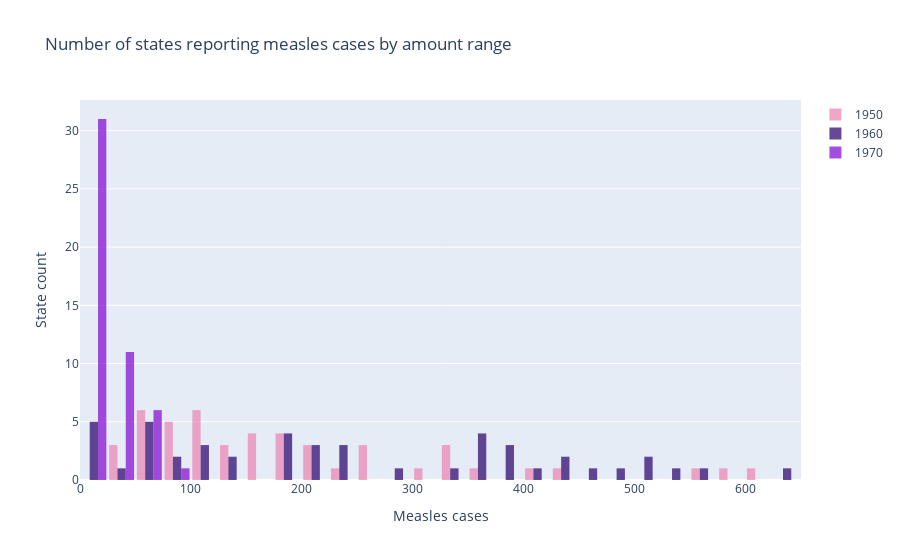

Notebook code cell kept with this figure:
### Code cell
df50 = df[df["year"] == 1950]["estimated avg per 100k"]
df60 = df[df["year"] == 1960]["estimated avg per 100k"]
df70 = df[df["year"] == 1970]["estimated avg per 100k"]

start_value = 0
end_value = 800
bin_width = 25

fig = go.Figure()
fig.add_trace(go.Histogram(
    x=df50,
    name='1950',
    xbins=dict( # bins used for histogram
        start=start_value,
        end=end_value,
        size=bin_width
    ),
    marker_color='#EB89B5',
    opacity=0.75
))
fig.add_trace(go.Histogram(
    x=df60,
    name='1960',
    xbins=dict(
        start=start_value,
        end=end_value,
        size=bin_width
    ),
    marker_color='#330C73',
    opacity=0.75
))
fig.add_trace(go.Histogram(
    x=df70,
    name='1970',
    xbins=dict(
        start=start_value,
        end=end_value,
        size=bin_width
    ),
    marker_color='#8712D4',
    opacity=0.75
))

fig.update_layout(
    title_text='Number of states reporting measles cases by amount range',
    xaxis_title_text='Measles cases',
    yaxis_title_text='State count',
    bargap=0.1, # gap between bars of adjacent location coordinates
    # bargroupgap=-0.3 # gap between bars of the same location coordinates
)

fig.show()

### Figure 1 — Plotly figure (JSON) as saved in the notebook; plotly's stock layout.template omitted (floating-point values rounded to 4 significant figures)
{"data": [{"marker": {"color": "#EB89B5"}, "name": "1950", "opacity": 0.75, "type": "histogram", "x": [56, 338, 95, 145, 411, 202, 232, 259, 90, 68, 338, 205, 185, 425, 97, 172, 32, 120, 66, 270, 590, 128, 112, 59, 326, 367, 179, 85, 618, 149, 206, 121, 72, 169, 29, 52, 169, 36, 105, 119, 111, 184, 924, 175, 87, 152, 305, 558, 260], "xbins": {"end": 800, "size": 25, "start": 0}}, {"marker": {"color": "#330C73"}, "name": "1960", "opacity": 0.75, "type": "histogram", "x": [69, 374, 108, 141, 396, 445, 227, 183, 85, 8, 513, 225, 224, 65, 0, 375, 14, 415, 105, 430, 461, 140, 105, 19, 365, 23, 358, 207, 176, 355, 278, 28, 399, 195, 67, 626, 61, 236, 62, 76, 537, 519, 558, 986, 190, 484, 201, 1114, 331], "xbins": {"end": 800, "size": 25, "start": 0}}, {"marker": {"color": "#8712D4"}, "name": "1970", "opacity": 0.75, "type": "histogram", "x": [15, 58, 2, 10, 12, 4, 50, 47, 22, 0, 16, 30, 6, 37, 4, 34, 9, 53, 36, 16, 21, 1, 7, 18, 17, 54, 5, 10, 24, 30, 9, 20, 55, 39, 36, 25, 18, 12, 26, 18, 14, 76, 4, 3, 54, 21, 20, 32, 5], "xbins": {"end": 800, "size": 25, "start": 0}}], "layout": {"bargap": 0.1, "title": {"text": "Number of states reporting measles cases by amount range"}, "xaxis": {"title": {"text": "Measles cases"}}, "yaxis": {"title": {"text": "State count"}}}}
